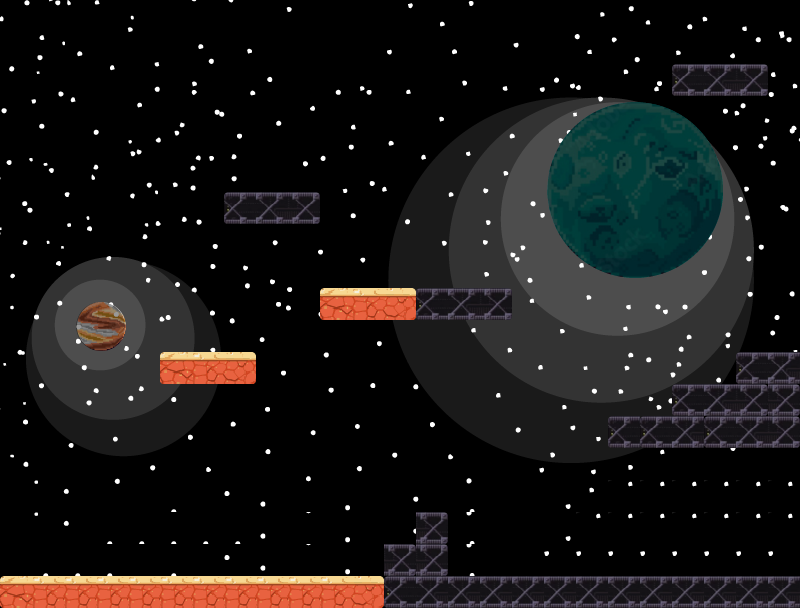

This is a level from a 2D game, rendered from its Tiled map with the project's own tilesets. A one-line summary and the complete map file follow:
An orthogonal 25x19 tile map with 32x32 px tiles, 2 tile layers (fondos, plataformas), 2 tilesets and 11 objects (4x cactus, 3x aloe, 2x star, dude, redstar).

<map version="1.8" tiledversion="1.8.5" orientation="orthogonal" renderorder="right-down" width="25" height="19" tilewidth="32" tileheight="32" infinite="0" nextlayerid="4" nextobjectid="19">
 <editorsettings>
  <export target="nivel2.json" format="json" />
 </editorsettings>
 <tileset firstgid="1" name="plataformas" tilewidth="32" tileheight="32" tilecount="6" columns="6">
  <image source="../images/plataformas.png" width="192" height="32" />
  <tile id="0">
   <properties>
    <property name="collides" type="bool" value="true" />
   </properties>
  </tile>
  <tile id="1">
   <properties>
    <property name="collides" type="bool" value="true" />
   </properties>
  </tile>
  <tile id="2">
   <properties>
    <property name="collides" type="bool" value="true" />
   </properties>
  </tile>
  <tile id="3">
   <properties>
    <property name="collides" type="bool" value="true" />
   </properties>
  </tile>
  <tile id="4">
   <properties>
    <property name="collides" type="bool" value="true" />
   </properties>
  </tile>
  <tile id="5">
   <properties>
    <property name="collides" type="bool" value="true" />
   </properties>
  </tile>
 </tileset>
 <tileset firstgid="7" name="fondos" tilewidth="32" tileheight="32" tilecount="1998" columns="37">
  <image source="../images/fondos.png" width="1199" height="1754" />
 </tileset>
 <layer id="1" name="fondos" width="25" height="19">
  <data encoding="csv">
677,678,679,680,681,682,683,684,685,686,687,688,689,690,691,692,693,694,695,696,697,698,699,700,701,
714,715,716,717,718,719,720,721,722,723,724,725,726,727,728,729,730,731,732,733,734,735,736,737,738,
751,752,753,754,755,756,757,758,759,760,761,762,763,764,765,766,767,768,769,770,771,772,773,774,775,
788,789,790,791,792,793,794,795,796,797,798,799,800,801,802,803,804,805,806,807,808,809,810,811,812,
825,826,827,828,829,830,831,832,833,834,835,836,837,838,839,840,841,842,843,844,845,846,847,848,849,
862,863,864,865,866,867,868,869,870,871,872,873,874,875,876,877,878,879,880,881,882,883,884,885,886,
899,900,901,902,903,904,905,906,907,908,909,910,911,912,913,914,915,916,917,918,919,920,921,922,923,
936,937,938,939,940,941,942,943,944,945,946,947,948,949,950,951,952,953,954,955,956,957,958,959,960,
973,974,975,976,977,978,979,980,981,982,983,984,985,986,987,988,989,990,991,992,993,994,995,996,997,
1010,1011,1012,1013,1014,1015,1016,1017,1018,1019,1020,1021,1022,1023,1024,1025,1026,1027,1028,1029,1030,1031,1032,1033,1034,
1047,1048,1049,1050,1051,1052,1053,1054,1055,1056,1057,1058,1059,1060,1061,1062,1063,1064,1065,1066,1067,1068,1069,1070,1071,
1084,1085,1086,1087,1088,1089,1090,1091,1092,1093,1094,1095,1096,1097,1098,1099,1100,1101,1102,1103,1104,1105,1106,1107,1108,
1121,1122,1123,1124,1125,1126,1127,1128,1129,1130,1131,1132,1133,1134,1135,1136,1137,1138,1139,1140,1141,1142,1143,1144,1145,
1158,1159,1160,1161,1162,1163,1164,1165,1166,1167,1168,1169,1170,1171,1172,1173,1174,1175,1176,1177,1178,1179,1180,1181,1182,
1195,1196,1197,1198,1199,1200,1201,1202,1203,1204,1205,1206,1207,1208,1209,1210,1211,1212,1213,1214,1215,1216,1217,1218,1219,
1232,1233,1234,1235,1236,1237,1238,1239,1240,1241,1242,1243,1244,1245,1246,1247,1248,1249,1250,1215,1215,1215,1215,1215,1215,
1232,1233,1234,1237,1237,1237,1237,1237,1240,1241,1242,1243,1244,1245,1246,1247,1248,1249,1215,1215,1215,1215,1215,1215,1215,
1232,1237,1237,1237,1236,1237,1238,1239,1240,1241,1242,1243,1244,1245,1246,1247,1248,1252,1252,1252,1252,1252,1252,1252,1252,
1232,1237,1237,1237,1237,1237,1237,1239,1240,1241,1242,1243,1244,1245,1246,1247,1290,1290,1290,1290,1290,1290,1290,1290,1290
</data>
 </layer>
 <layer id="2" name="plataformas" width="25" height="19">
  <properties>
   <property name="collides" type="bool" value="true" />
  </properties>
  <data encoding="csv">
0,0,0,0,0,0,0,0,0,0,0,0,0,0,0,0,0,0,0,0,0,0,0,0,0,
0,0,0,0,0,0,0,0,0,0,0,0,0,0,0,0,0,0,0,0,0,0,0,0,0,
0,0,0,0,0,0,0,0,0,0,0,0,0,0,0,0,0,0,0,0,0,1,2,3,0,
0,0,0,0,0,0,0,0,0,0,0,0,0,0,0,0,0,0,0,0,0,0,0,0,0,
0,0,0,0,0,0,0,0,0,0,0,0,0,0,0,0,0,0,0,0,0,0,0,0,0,
0,0,0,0,0,0,0,0,0,0,0,0,0,0,0,0,0,0,0,0,0,0,0,0,0,
0,0,0,0,0,0,0,1,2,3,0,0,0,0,0,0,0,0,0,0,0,0,0,0,0,
0,0,0,0,0,0,0,0,0,0,0,0,0,0,0,0,0,0,0,0,0,0,0,0,0,
0,0,0,0,0,0,0,0,0,0,0,0,0,0,0,0,0,0,0,0,0,0,0,0,0,
0,0,0,0,0,0,0,0,0,0,4,5,6,1,2,3,0,0,0,0,0,0,0,0,0,
0,0,0,0,0,0,0,0,0,0,0,0,0,0,0,0,0,0,0,0,0,0,0,0,0,
0,0,0,0,0,4,5,6,0,0,0,0,0,0,0,0,0,0,0,0,0,0,0,1,2,
0,0,0,0,0,0,0,0,0,0,0,0,0,0,0,0,0,0,0,0,0,1,2,3,3,
0,0,0,0,0,0,0,0,0,0,0,0,0,0,0,0,0,0,0,1,1,2,1,2,3,
0,0,0,0,0,0,0,0,0,0,0,0,0,0,0,0,0,0,0,0,0,0,0,0,0,
0,0,0,0,0,0,0,0,0,0,0,0,0,0,0,0,0,0,0,0,0,0,0,0,0,
0,0,0,0,0,0,0,0,0,0,0,0,0,3,0,0,0,0,0,0,0,0,0,0,0,
0,0,0,0,0,0,0,0,0,0,0,0,3,3,0,0,0,0,0,0,0,0,0,0,0,
4,5,5,5,5,5,5,5,5,5,5,6,1,2,2,2,2,2,2,2,2,2,2,2,2
</data>
 </layer>
 <objectgroup id="3" name="objetos">
  <object id="1" name="dude" x="40" y="514">
   <point />
  </object>
  <object id="2" name="catus" type="cactus" x="490" y="541">
   <point />
  </object>
  <object id="3" name="catus" type="cactus" x="723" y="540">
   <point />
  </object>
  <object id="4" name="aloe" type="aloe" x="606" y="388">
   <point />
  </object>
  <object id="5" name="cactus" type="cactus" x="529" y="195">
   <point />
  </object>
  <object id="6" name="aloe" type="aloe" x="656" y="188">
   <point />
  </object>
  <object id="7" name="orange" type="redstar" x="306" y="41">
   <point />
  </object>
  <object id="13" name="cactus" type="cactus" x="413" y="40">
   <point />
  </object>
  <object id="15" name="aloe" type="aloe" x="543" y="41">
   <point />
  </object>
  <object id="16" name="apple" type="star" x="143.815" y="490.59">
   <point />
  </object>
  <object id="17" name="apple" type="star" x="261.201" y="497.896">
   <point />
  </object>
 </objectgroup>
</map>